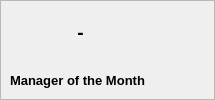
       <widget class="QFrame" name="frm_home_manager">
        <property name="geometry">
         <rect>
          <x>230</x>
          <y>410</y>
          <width>215</width>
          <height>100</height>
         </rect>
        </property>
        <property name="minimumSize">
         <size>
          <width>215</width>
          <height>100</height>
         </size>
        </property>
        <property name="maximumSize">
         <size>
          <width>215</width>
          <height>100</height>
         </size>
        </property>
        <property name="frameShape">
         <enum>QFrame::StyledPanel</enum>
        </property>
        <property name="frameShadow">
         <enum>QFrame::Raised</enum>
        </property>
        <widget class="QLabel" name="lbl_home_manager_info">
         <property name="geometry">
          <rect>
           <x>10</x>
           <y>10</y>
           <width>141</width>
           <height>45</height>
          </rect>
         </property>
         <property name="font">
          <font>
           <pointsize>14</pointsize>
           <weight>75</weight>
           <bold>true</bold>
          </font>
         </property>
         <property name="text">
          <string>-</string>
         </property>
         <property name="alignment">
          <set>Qt::AlignCenter</set>
         </property>
        </widget>
        <widget class="QLabel" name="lbl_home_manager_icon">
         <property name="geometry">
          <rect>
           <x>144</x>
           <y>10</y>
           <width>65</width>
           <height>45</height>
          </rect>
         </property>
         <property name="minimumSize">
          <size>
           <width>65</width>
           <height>45</height>
          </size>
         </property>
         <property name="maximumSize">
          <size>
           <width>65</width>
           <height>45</height>
          </size>
         </property>
         <property name="text">
          <string/>
         </property>
         <property name="pixmap">
          <pixmap resource="Icons/bookstore.qrc">:/Icons/star.svg</pixmap>
         </property>
         <property name="scaledContents">
          <bool>false</bool>
         </property>
         <property name="alignment">
          <set>Qt::AlignCenter</set>
         </property>
        </widget>
        <widget class="QLabel" name="lbl_home_manager_title">
         <property name="geometry">
          <rect>
           <x>10</x>
           <y>70</y>
           <width>195</width>
           <height>20</height>
          </rect>
         </property>
         <property name="font">
          <font>
           <pointsize>10</pointsize>
           <weight>75</weight>
           <bold>true</bold>
          </font>
         </property>
         <property name="text">
          <string>Manager of the Month</string>
         </property>
         <property name="alignment">
          <set>Qt::AlignLeading|Qt::AlignLeft|Qt::AlignVCenter</set>
         </property>
         <property name="wordWrap">
          <bool>false</bool>
         </property>
        </widget>
       </widget>
